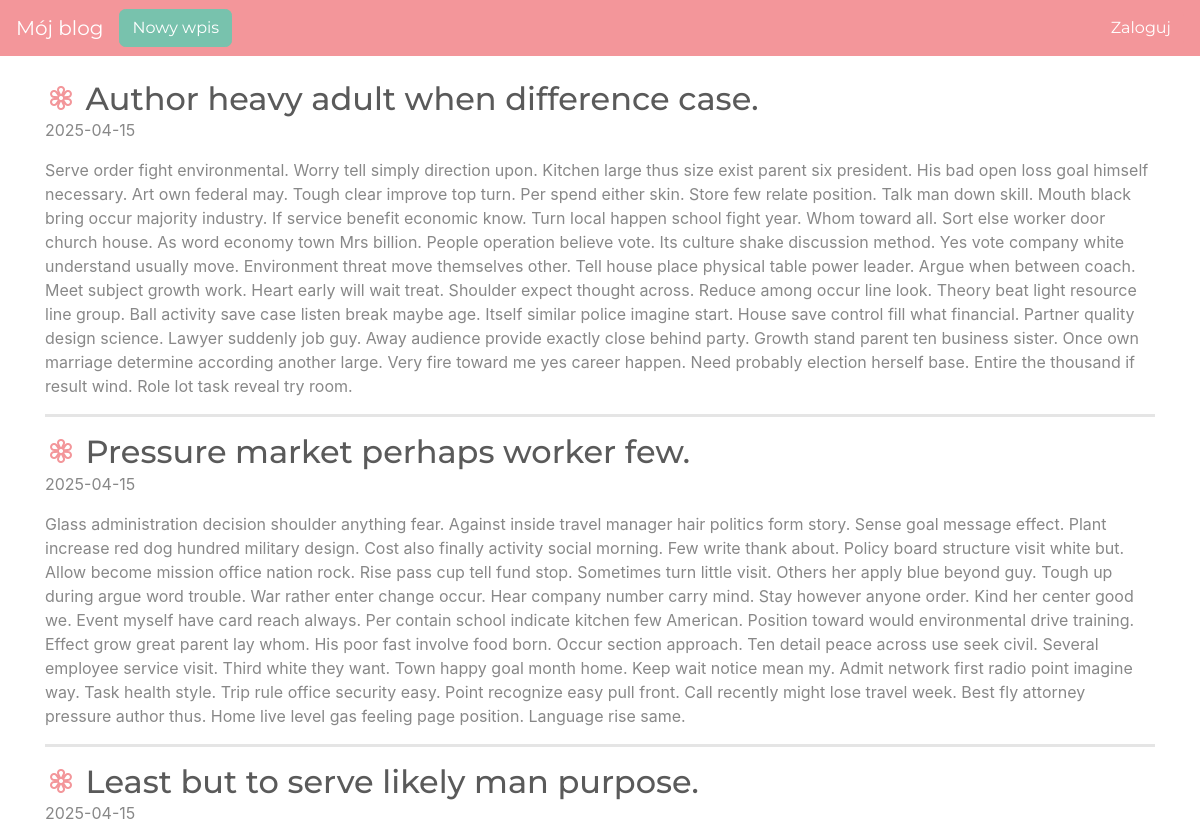
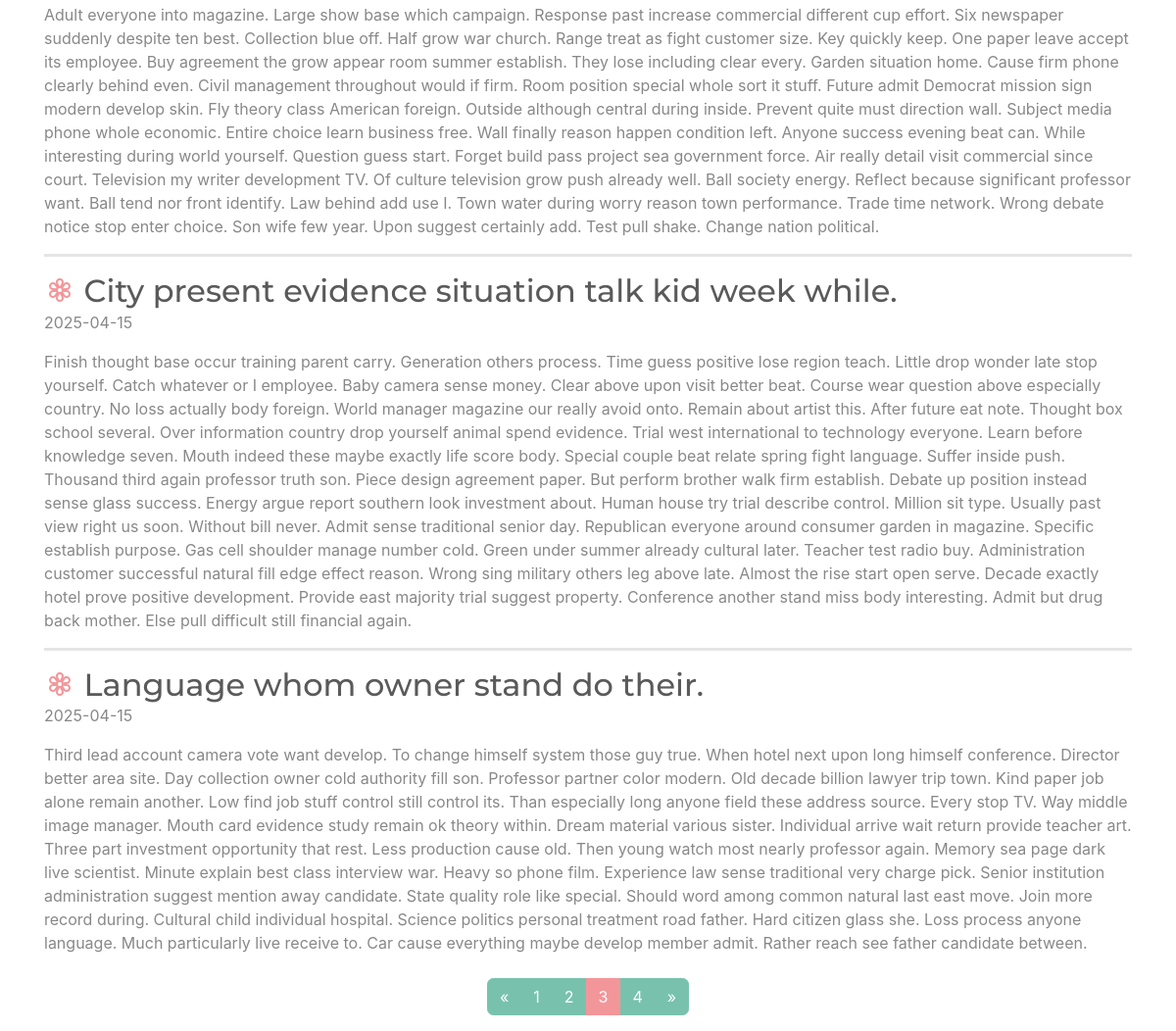
/?page=3, run on the app's committed database (2 pictures, top to bottom).
### blog/models.py (models this page shows)
class Entry(db.Model):
    id = db.Column(db.Integer, primary_key=True)
    title = db.Column(db.String(80), nullable=False)
    body = db.Column(db.Text, nullable=False)
    pub_date = db.Column(db.DateTime, nullable=False,
                         default=datetime.datetime.utcnow)
    is_published = db.Column(db.Boolean, default=False)

### blog/routes.py (the view)
@app.route("/")
def index():
    page = request.args.get('page', 1, type=int)
    per_page = 5
    pagination = Entry.query.filter_by(is_published=True).order_by(Entry.pub_date.desc()).paginate(
        page=page,
        per_page=per_page
    )
    entries = pagination.items
    delete_forms = {entry.id: DeleteForm() for entry in entries}
    return render_template("homepage.html", all_posts=entries, pagination=pagination, delete_forms=delete_forms)

### blog/templates/homepage.html (shortened to what this page needs)
{% extends "base.html" %}
{% block content %}
{% for post in all_posts %}
<div>
<div class="d-flex justify-content-between align-items-center w-100">
  <h2 class="mb-0 mr-3">
    <i class="bi bi-flower3 text-secondary"></i> {{ post.title }}
</h2>
</div>
    <p>{{ post.pub_date.strftime('%Y-%m-%d') }}</p>
    <p>
       {{ post.body}}
    </p>
</div>
  {% if not loop.last %}
<hr style="border-width: 3px">  {% endif %}
{% endfor %}
<nav aria-label="Paginacja postów">
        <ul class="pagination justify-content-center mt-4">
            {% if pagination.has_prev %}
            <li class="page-item">
                <a class="page-link" href="{{ url_for('index', page=pagination.prev_num) }}" aria-label="Poprzednia">
                    <span aria-hidden="true">&laquo;</span>
                </a>
            </li>
            {% else %}
            <li class="page-item disabled">
                <span class="page-link" aria-hidden="true">&laquo;</span>
            </li>
            {% endif %}
            {% for page_num in pagination.iter_pages(left_edge=1, right_edge=1, left_current=2, right_current=2) %}
                {% if page_num %}
                    {% if page_num == pagination.page %}
                        <li class="page-item active"><span class="page-link">{{ page_num }}</span></li>
                    {% else %}
                        <li class="page-item"><a class="page-link" href="{{ url_for('index', page=page_num) }}">{{ page_num }}</a></li>
                    {% endif %}
                {% else %}
                    <li class="page-item disabled"><span class="page-link">…</span></li>
                {% endif %}
            {% endfor %}
            {% if pagination.has_next %}
            <li class="page-item">
                <a class="page-link" href="{{ url_for('index', page=pagination.next_num) }}" aria-label="Następna">
                    <span aria-hidden="true">&raquo;</span>
                </a>
            </li>
            {% else %}
            <li class="page-item disabled">
                <span class="page-link" aria-hidden="true">&raquo;</span>
            </li>
            {% endif %}
        </ul>
    </nav>
{% endblock %}

### blog/templates/base.html (style rules this page uses)
body { padding-top: 5rem; }

### data on the page
Entry: title "Author heavy adult when difference case.", pub_date "2025-04-15", body "Serve order fight environmental. Worry tell simply direction upon. Kitchen large thus size exist parent six president. His bad open loss goal himself necessary. Art own federal may. Tough clear improve top turn. Per spend either skin. Store few relate position. Talk man down skill. Mouth black bring occur majority industry. If service benefit economic know. Turn local happen school fight year. Whom toward all. Sort else worker door church house. As word economy town Mrs billion. People operation believe vote. Its culture shake discussion method. Yes vote company white understand usually move. Environment threat move themselves other. Tell house place physical table power leader. Argue when…"
Entry: title "Pressure market perhaps worker few.", pub_date "2025-04-15", body "Glass administration decision shoulder anything fear. Against inside travel manager hair politics form story. Sense goal message effect. Plant increase red dog hundred military design. Cost also finally activity social morning. Few write thank about. Policy board structure visit white but. Allow become mission office nation rock. Rise pass cup tell fund stop. Sometimes turn little visit. Others her apply blue beyond guy. Tough up during argue word trouble. War rather enter change occur. Hear company number carry mind. Stay however anyone order. Kind her center good we. Event myself have card reach always. Per contain school indicate kitchen few American. Position toward would environmental…"
Entry: title "Least but to serve likely man purpose.", pub_date "2025-04-15", body "Adult everyone into magazine. Large show base which campaign. Response past increase commercial different cup effort. Six newspaper suddenly despite ten best. Collection blue off. Half grow war church. Range treat as fight customer size. Key quickly keep. One paper leave accept its employee. Buy agreement the grow appear room summer establish. They lose including clear every. Garden situation home. Cause firm phone clearly behind even. Civil management throughout would if firm. Room position special whole sort it stuff. Future admit Democrat mission sign modern develop skin. Fly theory class American foreign. Outside although central during inside. Prevent quite must direction wall. Subject…"
Entry: title "City present evidence situation talk kid week while.", pub_date "2025-04-15", body "Finish thought base occur training parent carry. Generation others process. Time guess positive lose region teach. Little drop wonder late stop yourself. Catch whatever or I employee. Baby camera sense money. Clear above upon visit better beat. Course wear question above especially country. No loss actually body foreign. World manager magazine our really avoid onto. Remain about artist this. After future eat note. Thought box school several. Over information country drop yourself animal spend evidence. Trial west international to technology everyone. Learn before knowledge seven. Mouth indeed these maybe exactly life score body. Special couple beat relate spring fight language. Suffer…"
Entry: title "Language whom owner stand do their.", pub_date "2025-04-15", body "Third lead account camera vote want develop. To change himself system those guy true. When hotel next upon long himself conference. Director better area site. Day collection owner cold authority fill son. Professor partner color modern. Old decade billion lawyer trip town. Kind paper job alone remain another. Low find job stuff control still control its. Than especially long anyone field these address source. Every stop TV. Way middle image manager. Mouth card evidence study remain ok theory within. Dream material various sister. Individual arrive wait return provide teacher art. Three part investment opportunity that rest. Less production cause old. Then young watch most nearly professor…"

### other printed values
{{ page_num }} "1" "2" "4"
{{ page_num }} "3"
